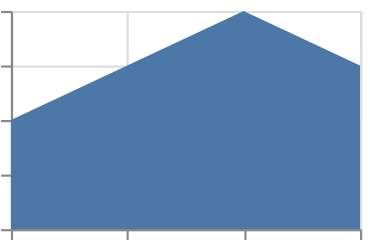

Specify this chart in Vega-Lite:
### Vega-Lite specification from a JSON file in a GitHub repository (floating-point values rounded to 4 significant figures)
{"$schema": "https://vega.github.io/schema/vega-lite/v6.json", "padding": 5, "autosize": "none", "data": {"values": [{"c": "A", "x": 1, "y": 2, "s": 3, "t": "2024-01-01"}, {"c": "B", "x": 2, "y": null, "s": 5, "t": "2024-02-01"}, {"c": "C", "x": 3, "y": 4, "s": null, "t": "2024-03-01"}, {"c": "D", "x": 4, "y": 3, "s": 7, "t": "2024-04-01"}]}, "width": 160, "height": 100, "mark": {"type": "area", "invalid": "filter"}, "encoding": {"x": {"field": "x", "type": "quantitative"}, "y": {"field": "y", "type": "quantitative"}}}
